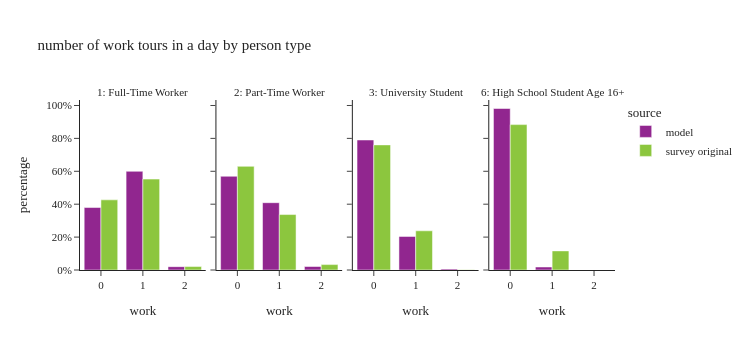

Notebook source saved alongside this figure:
### Code cell
plot_work_tour_ptype(per_data[per_data['ptype'].isin(worker_ptype)],"number of work tours in a day by person type")

### Figure 1 — Plotly figure (JSON) as saved in the notebook; plotly's stock layout.template omitted (floating-point values rounded to 4 significant figures)
{"data": [{"alignmentgroup": "True", "customdata": [[695988], [1099637], [37204]], "hovertemplate": "source=model<br>ptype_label=1: Full-Time Worker<br>work=%{x}<br>percentage=%{y}<br>sample_size=%{customdata[0]}<extra></extra>", "legendgroup": "model", "marker": {"color": "#91268F", "pattern": {"shape": ""}}, "name": "model", "offsetgroup": "model", "orientation": "v", "showlegend": true, "textposition": "auto", "type": "bar", "x": [0.0, 1.0, 2.0], "xaxis": "x", "y": [0.3797, 0.6, 0.0203], "yaxis": "y"}, {"alignmentgroup": "True", "customdata": [[198787], [142737], [7400]], "hovertemplate": "source=model<br>ptype_label=2: Part-Time Worker<br>work=%{x}<br>percentage=%{y}<br>sample_size=%{customdata[0]}<extra></extra>", "legendgroup": "model", "marker": {"color": "#91268F", "pattern": {"shape": ""}}, "name": "model", "offsetgroup": "model", "orientation": "v", "showlegend": false, "textposition": "auto", "type": "bar", "x": [0.0, 1.0, 2.0], "xaxis": "x2", "y": [0.5697, 0.4091, 0.02121], "yaxis": "y2"}, {"alignmentgroup": "True", "customdata": [[128313], [33148], [895]], "hovertemplate": "source=model<br>ptype_label=3: University Student<br>work=%{x}<br>percentage=%{y}<br>sample_size=%{customdata[0]}<extra></extra>", "legendgroup": "model", "marker": {"color": "#91268F", "pattern": {"shape": ""}}, "name": "model", "offsetgroup": "model", "orientation": "v", "showlegend": false, "textposition": "auto", "type": "bar", "x": [0.0, 1.0, 2.0], "xaxis": "x3", "y": [0.7903, 0.2042, 0.005513], "yaxis": "y3"}, {"alignmentgroup": "True", "customdata": [[125195], [2333]], "hovertemplate": "source=model<br>ptype_label=6: High School Student Age 16+<br>work=%{x}<br>percentage=%{y}<br>sample_size=%{customdata[0]}<extra></extra>", "legendgroup": "model", "marker": {"color": "#91268F", "pattern": {"shape": ""}}, "name": "model", "offsetgroup": "model", "orientation": "v", "showlegend": false, "textposition": "auto", "type": "bar", "x": [0.0, 1.0], "xaxis": "x4", "y": [0.9817, 0.01829], "yaxis": "y4"}, {"alignmentgroup": "True", "customdata": [[1606], [1452], [37]], "hovertemplate": "source=survey original<br>ptype_label=1: Full-Time Worker<br>work=%{x}<br>percentage=%{y}<br>sample_size=%{customdata[0]}<extra></extra>", "legendgroup": "survey original", "marker": {"color": "#8CC63E", "pattern": {"shape": ""}}, "name": "survey original", "offsetgroup": "survey original", "orientation": "v", "showlegend": true, "textposition": "auto", "type": "bar", "x": [0.0, 1.0, 2.0], "xaxis": "x", "y": [0.4264, 0.5526, 0.02098], "yaxis": "y"}, {"alignmentgroup": "True", "customdata": [[614], [255], [13]], "hovertemplate": "source=survey original<br>ptype_label=2: Part-Time Worker<br>work=%{x}<br>percentage=%{y}<br>sample_size=%{customdata[0]}<extra></extra>", "legendgroup": "survey original", "marker": {"color": "#8CC63E", "pattern": {"shape": ""}}, "name": "survey original", "offsetgroup": "survey original", "orientation": "v", "showlegend": false, "textposition": "auto", "type": "bar", "x": [0.0, 1.0, 2.0], "xaxis": "x2", "y": [0.6302, 0.337, 0.03281], "yaxis": "y2"}, {"alignmentgroup": "True", "customdata": [[266], [64], [1]], "hovertemplate": "source=survey original<br>ptype_label=3: University Student<br>work=%{x}<br>percentage=%{y}<br>sample_size=%{customdata[0]}<extra></extra>", "legendgroup": "survey original", "marker": {"color": "#8CC63E", "pattern": {"shape": ""}}, "name": "survey original", "offsetgroup": "survey original", "orientation": "v", "showlegend": false, "textposition": "auto", "type": "bar", "x": [0.0, 1.0, 2.0], "xaxis": "x3", "y": [0.7605, 0.2382, 0.001265], "yaxis": "y3"}, {"alignmentgroup": "True", "customdata": [[86], [5]], "hovertemplate": "source=survey original<br>ptype_label=6: High School Student Age 16+<br>work=%{x}<br>percentage=%{y}<br>sample_size=%{customdata[0]}<extra></extra>", "legendgroup": "survey original", "marker": {"color": "#8CC63E", "pattern": {"shape": ""}}, "name": "survey original", "offsetgroup": "survey original", "orientation": "v", "showlegend": false, "textposition": "auto", "type": "bar", "x": [0.0, 1.0], "xaxis": "x4", "y": [0.8838, 0.1162], "yaxis": "y4"}], "layout": {"annotations": [{"font": {}, "showarrow": false, "text": "1: Full-Time Worker", "x": 0.1175, "xanchor": "center", "xref": "paper", "y": 1.0, "yanchor": "bottom", "yref": "paper"}, {"font": {}, "showarrow": false, "text": "2: Part-Time Worker", "x": 0.3725, "xanchor": "center", "xref": "paper", "y": 1.0, "yanchor": "bottom", "yref": "paper"}, {"font": {}, "showarrow": false, "text": "3: University Student", "x": 0.6275, "xanchor": "center", "xref": "paper", "y": 1.0, "yanchor": "bottom", "yref": "paper"}, {"font": {}, "showarrow": false, "text": "6: High School Student Age 16+", "x": 0.8825, "xanchor": "center", "xref": "paper", "y": 1.0, "yanchor": "bottom", "yref": "paper"}], "barmode": "group", "height": 350, "legend": {"title": {"text": "source"}, "tracegroupgap": 0}, "title": {"text": "number of work tours in a day by person type"}, "width": 750, "xaxis": {"anchor": "y", "domain": [0.0, 0.235], "title": {"text": "work"}}, "xaxis2": {"anchor": "y2", "domain": [0.255, 0.49], "matches": "x", "title": {"text": "work"}}, "xaxis3": {"anchor": "y3", "domain": [0.51, 0.745], "matches": "x", "title": {"text": "work"}}, "xaxis4": {"anchor": "y4", "domain": [0.765, 1.0], "matches": "x", "title": {"text": "work"}}, "yaxis": {"anchor": "x", "domain": [0.0, 1.0], "tickformat": ".0%", "title": {"text": "percentage"}}, "yaxis2": {"anchor": "x2", "domain": [0.0, 1.0], "matches": "y", "showticklabels": false, "tickformat": ".0%"}, "yaxis3": {"anchor": "x3", "domain": [0.0, 1.0], "matches": "y", "showticklabels": false, "tickformat": ".0%"}, "yaxis4": {"anchor": "x4", "domain": [0.0, 1.0], "matches": "y", "showticklabels": false, "tickformat": ".0%"}}}
